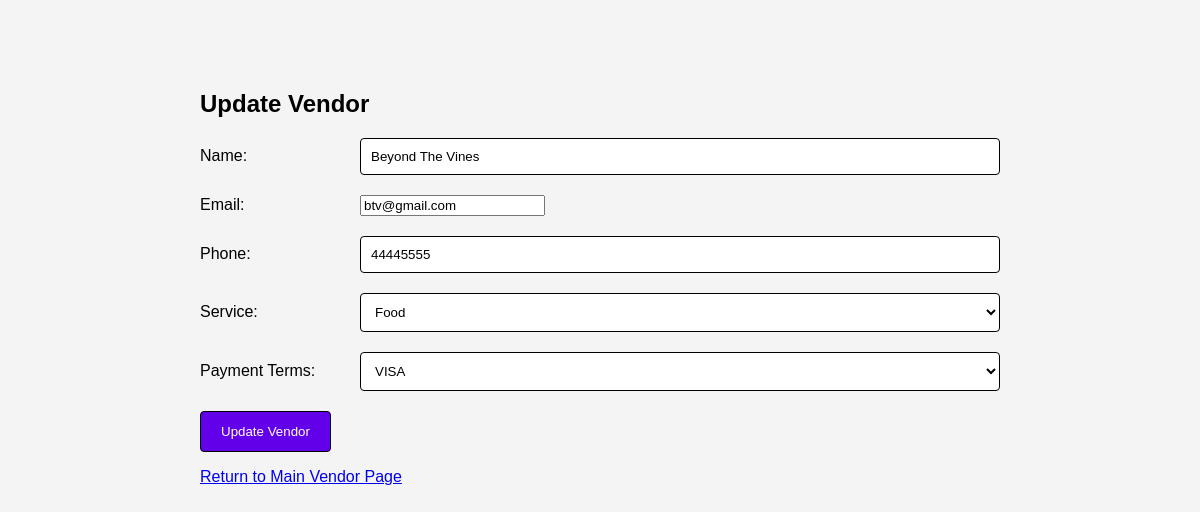
The page /assignment/vendors/update.php?vendor_id=2 (signed in) on the database its author committed.
### tables this page shows
CREATE TABLE `vendor` (
  `VENDOR_ID` int(11) NOT NULL,
  `NAME` varchar(50) DEFAULT NULL,
  `EMAIL` varchar(50) DEFAULT NULL,
  `TELEPHONE_NUMBER` varchar(20) DEFAULT NULL,
  `SERVICE_ID` int(11) DEFAULT NULL,
  `PAYMENT_ID` int(11) DEFAULT NULL
);

CREATE TABLE `service_type` (
  `SERVICE_ID` int(11) NOT NULL,
  `NAME` varchar(50) DEFAULT NULL
);

CREATE TABLE `payment_terms` (
  `PAYMENT_ID` int(11) NOT NULL,
  `NAME` varchar(50) DEFAULT NULL
);

### assignment/vendors/update.php (the view, shortened to what this page needs)
<?php
include '../config.php';
$vendor = null;
if (isset($_GET['vendor_id'])) {
    $vendor_id = intval($_GET['vendor_id']);
    try {
        $stmt = $conn->prepare("SELECT * FROM vendor WHERE vendor_id = ?");
        $stmt->bind_param("i", $vendor_id);
        $stmt->execute();
        $result = $stmt->get_result();
        $vendor = $result->fetch_assoc();
    } catch (Exception $e) {
        $error = "Error fetching vendor data: " . $e->getMessage();
    }
} else {
    $error = "No vendor selected for update.";
}
$services = $conn->query("SELECT SERVICE_ID, name FROM service_type");
$payment_terms = $conn->query("SELECT PAYMENT_ID, name FROM payment_terms");
?>
<!DOCTYPE html>
<html lang="en">
<head>
    <link rel="stylesheet" href="../style.css">
</head>
<body>
    <div class="container">
        <h2>Update Vendor</h2>
        <?php if ($vendor): ?>
            <form action="update.php?vendor_id=<?= htmlspecialchars($vendor_id) ?>" method="POST">
                <div class="form-group">
                    <label for="name">Name:</label>
                    <input type="text" id="name" name="name" value="<?= htmlspecialchars($vendor['NAME']) ?>">
                </div>
                <div class="form-group">
                    <label for="email">Email:</label>
                    <input type="email" id="email" name="email" value="<?= htmlspecialchars($vendor['EMAIL']) ?>">
                </div>
                <div class="form-group">
                    <label for="telephone_number">Phone:</label>
                    <input type="text" id="telephone_number" name="telephone_number" value="<?= htmlspecialchars($vendor['TELEPHONE_NUMBER']) ?>">
                </div>
                <div class="form-group">
                    <label for="SERVICE_ID">Service:</label>
                    <select id="SERVICE_ID" name="SERVICE_ID">
                        <?php while ($service = $services->fetch_assoc()): ?>
                            <option value="<?= htmlspecialchars($service['SERVICE_ID']) ?>"
                                <?= $service['SERVICE_ID'] == ($vendor['SERVICE_ID']) ? 'selected' : '' ?>>
                                <?= htmlspecialchars($service['name']) ?>
                            </option>
                        <?php endwhile; ?>
                    </select>
                </div>
                <div class="form-group">
                    <label for="PAYMENT_ID">Payment Terms:</label>
                    <select id="PAYMENT_ID" name="PAYMENT_ID">
                        <?php while ($term = $payment_terms->fetch_assoc()): ?>
                            <option value="<?= htmlspecialchars($term['PAYMENT_ID']) ?>"
                                <?= $term['PAYMENT_ID'] == ($vendor['PAYMENT_ID']) ? 'selected' : '' ?>>
                                <?= htmlspecialchars($term['name']) ?>
                            </option>
                        <?php endwhile; ?>
                    </select>
                </div>
                <button type="submit">Update Vendor</button>
            </form>
        <?php endif; ?>
        <p><a href="vendor.php">Return to Main Vendor Page</a></p>
    </div>
</body>
</html>

### assignment/style.css (style rules this page uses)
body, html { height: 100%; margin: 0; font-family: Arial, sans-serif; background-color: #f4f4f4; color: black; }
.container { width: 100%; max-width: 800px; margin: 50px auto; padding: 20px; }
.form-group { display: flex; align-items: center; margin-bottom: 20px; }
label { width: 150px; margin-right: 10px; }
input[type="text"], input[type="number"], input[type="password"], select, textarea { flex: 1; padding: 10px; background: white; border: 1px solid black; border-radius: 4px; color: black; width:100% }
button { background-color: #6200ea; color: white; border: 1px solid black; padding: 12px 20px; border-radius: 4px; cursor: pointer; display: block; width: fit-content; margin-left: left; }

### rows shown on the page
vendor: name "Beyond The Vines", email "btv@gmail.com", telephone_number "44445555", SERVICE_ID "Food", PAYMENT_ID "VISA"
